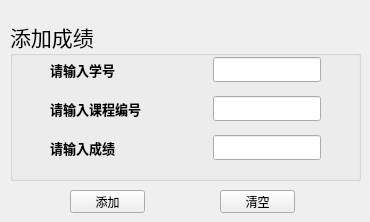
      <widget class="QWidget" name="tab_11">
       <attribute name="title">
        <string>添加</string>
       </attribute>
       <widget class="QGroupBox" name="groupBox_7">
        <property name="geometry">
         <rect>
          <x>10</x>
          <y>20</y>
          <width>351</width>
          <height>161</height>
         </rect>
        </property>
        <property name="font">
         <font>
          <family>华文隶书</family>
          <pointsize>16</pointsize>
         </font>
        </property>
        <property name="title">
         <string>添加成绩</string>
        </property>
        <widget class="QWidget" name="layoutWidget5">
         <property name="geometry">
          <rect>
           <x>40</x>
           <y>29</y>
           <width>271</width>
           <height>121</height>
          </rect>
         </property>
         <layout class="QVBoxLayout" name="verticalLayout_7">
          <item>
           <layout class="QHBoxLayout" name="horizontalLayout_18">
            <item>
             <widget class="QLabel" name="addGradeSnoLabel">
              <property name="font">
               <font>
                <family>仿宋</family>
                <pointsize>10</pointsize>
                <weight>75</weight>
                <bold>true</bold>
               </font>
              </property>
              <property name="text">
               <string>请输入学号</string>
              </property>
             </widget>
            </item>
            <item>
             <spacer name="horizontalSpacer_5">
              <property name="orientation">
               <enum>Qt::Horizontal</enum>
              </property>
              <property name="sizeHint" stdset="0">
               <size>
                <width>40</width>
                <height>20</height>
               </size>
              </property>
             </spacer>
            </item>
            <item>
             <widget class="QLineEdit" name="addGradeSnoInput">
              <property name="font">
               <font>
                <family>宋体</family>
                <pointsize>9</pointsize>
               </font>
              </property>
             </widget>
            </item>
           </layout>
          </item>
          <item>
           <layout class="QHBoxLayout" name="horizontalLayout_19">
            <item>
             <widget class="QLabel" name="addGradeCnoLabel">
              <property name="font">
               <font>
                <family>仿宋</family>
                <pointsize>10</pointsize>
                <weight>75</weight>
                <bold>true</bold>
               </font>
              </property>
              <property name="text">
               <string>请输入课程编号</string>
              </property>
             </widget>
            </item>
            <item>
             <spacer name="horizontalSpacer_7">
              <property name="orientation">
               <enum>Qt::Horizontal</enum>
              </property>
              <property name="sizeHint" stdset="0">
               <size>
                <width>20</width>
                <height>20</height>
               </size>
              </property>
             </spacer>
            </item>
            <item>
             <widget class="QLineEdit" name="addGradeCnoInput">
              <property name="font">
               <font>
                <family>宋体</family>
                <pointsize>9</pointsize>
               </font>
              </property>
             </widget>
            </item>
           </layout>
          </item>
          <item>
           <layout class="QHBoxLayout" name="horizontalLayout_20">
            <item>
             <widget class="QLabel" name="addGradeGradeLabel">
              <property name="font">
               <font>
                <family>仿宋</family>
                <pointsize>10</pointsize>
                <weight>75</weight>
                <bold>true</bold>
               </font>
              </property>
              <property name="text">
               <string>请输入成绩</string>
              </property>
             </widget>
            </item>
            <item>
             <spacer name="horizontalSpacer_6">
              <property name="orientation">
               <enum>Qt::Horizontal</enum>
              </property>
              <property name="sizeHint" stdset="0">
               <size>
                <width>40</width>
                <height>20</height>
               </size>
              </property>
             </spacer>
            </item>
            <item>
             <widget class="QLineEdit" name="addGradeGradeInput">
              <property name="font">
               <font>
                <family>宋体</family>
                <pointsize>9</pointsize>
               </font>
              </property>
             </widget>
            </item>
           </layout>
          </item>
         </layout>
        </widget>
       </widget>
       <widget class="QPushButton" name="addGradeBtn">
        <property name="geometry">
         <rect>
          <x>70</x>
          <y>190</y>
          <width>75</width>
          <height>23</height>
         </rect>
        </property>
        <property name="font">
         <font>
          <family>宋体</family>
          <pointsize>9</pointsize>
         </font>
        </property>
        <property name="text">
         <string>添加</string>
        </property>
       </widget>
       <widget class="QPushButton" name="resetGradeaddBtn">
        <property name="geometry">
         <rect>
          <x>220</x>
          <y>190</y>
          <width>75</width>
          <height>23</height>
         </rect>
        </property>
        <property name="font">
         <font>
          <family>宋体</family>
          <pointsize>9</pointsize>
         </font>
        </property>
        <property name="text">
         <string>清空</string>
        </property>
       </widget>
      </widget>
